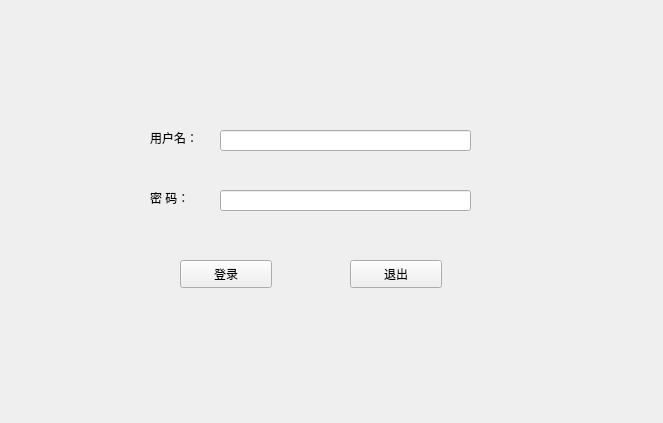
<?xml version="1.0" encoding="UTF-8"?>
<ui version="4.0">
 <class>LoginClass</class>
 <widget class="QDialog" name="LoginClass">
  <property name="geometry">
   <rect>
    <x>0</x>
    <y>0</y>
    <width>663</width>
    <height>423</height>
   </rect>
  </property>
  <property name="windowTitle">
   <string>LoginClass</string>
  </property>
  <widget class="QLabel" name="label">
   <property name="geometry">
    <rect>
     <x>150</x>
     <y>130</y>
     <width>72</width>
     <height>15</height>
    </rect>
   </property>
   <property name="text">
    <string>用户名：</string>
   </property>
  </widget>
  <widget class="QLabel" name="label_2">
   <property name="geometry">
    <rect>
     <x>150</x>
     <y>190</y>
     <width>72</width>
     <height>15</height>
    </rect>
   </property>
   <property name="text">
    <string>密 码：</string>
   </property>
  </widget>
  <widget class="QLineEdit" name="loginLineEdit">
   <property name="geometry">
    <rect>
     <x>220</x>
     <y>130</y>
     <width>251</width>
     <height>21</height>
    </rect>
   </property>
  </widget>
  <widget class="QLineEdit" name="pwdLineEdit">
   <property name="geometry">
    <rect>
     <x>220</x>
     <y>190</y>
     <width>251</width>
     <height>21</height>
    </rect>
   </property>
   <property name="echoMode">
    <enum>QLineEdit::Password</enum>
   </property>
  </widget>
  <widget class="QPushButton" name="loginBtn">
   <property name="geometry">
    <rect>
     <x>180</x>
     <y>260</y>
     <width>92</width>
     <height>28</height>
    </rect>
   </property>
   <property name="text">
    <string>登录</string>
   </property>
   <property name="autoExclusive">
    <bool>true</bool>
   </property>
   <property name="autoRepeatInterval">
    <number>1000</number>
   </property>
   <property name="autoDefault">
    <bool>false</bool>
   </property>
  </widget>
  <widget class="QPushButton" name="exitBtn">
   <property name="geometry">
    <rect>
     <x>350</x>
     <y>260</y>
     <width>92</width>
     <height>28</height>
    </rect>
   </property>
   <property name="text">
    <string>退出</string>
   </property>
   <property name="autoExclusive">
    <bool>true</bool>
   </property>
   <property name="autoRepeatInterval">
    <number>1000</number>
   </property>
   <property name="autoDefault">
    <bool>false</bool>
   </property>
  </widget>
 </widget>
 <layoutdefault spacing="6" margin="11"/>
 <resources/>
 <connections>
  <connection>
   <sender>exitBtn</sender>
   <signal>clicked()</signal>
   <receiver>LoginClass</receiver>
   <slot>close()</slot>
   <hints>
    <hint type="sourcelabel">
     <x>395</x>
     <y>273</y>
    </hint>
    <hint type="destinationlabel">
     <x>331</x>
     <y>211</y>
    </hint>
   </hints>
  </connection>
 </connections>
</ui>
